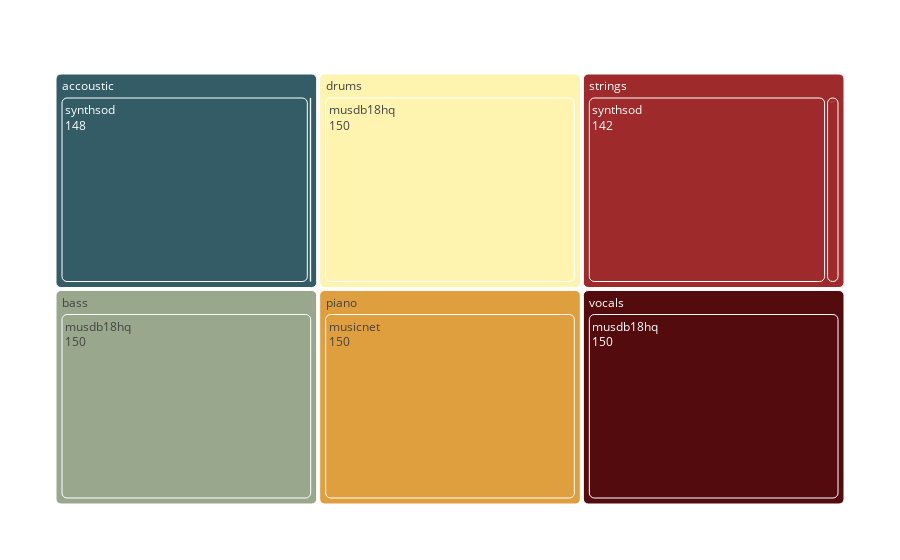

Write notebook code for a chart like this one.
### Code cell
import plotly.express as px
import plotly.graph_objects as go
coverage = metadata.groupby(['dataset','stem']).size().reset_index(name='count')

pastel_colors = ['#335C67', '#99a88c', '#fff3b0', '#e09f3e', '#9e2a2b', '#540b0e']

fig = px.treemap(
    coverage,
    path=['stem', 'dataset'],
    values='count',
    color='stem', 
    color_discrete_sequence=pastel_colors 
)

fig.update_traces(marker=dict(cornerradius=5), textinfo='label+value')

fig.update_layout(
    margin=dict(t=50, l=50, r=50, b=50),
    plot_bgcolor='rgba(0,0,0,0)', 
    paper_bgcolor='#FFFFFF'
)

fig

### Figure 1 — Plotly figure (JSON) as saved in the notebook; plotly's stock layout.template omitted (floating-point values rounded to 4 significant figures)
{"data": [{"branchvalues": "total", "customdata": [["accoustic"], ["accoustic"], ["bass"], ["drums"], ["piano"], ["strings"], ["strings"], ["vocals"], ["accoustic"], ["bass"], ["drums"], ["piano"], ["strings"], ["vocals"]], "domain": {"x": [0, 1], "y": [0, 1]}, "hovertemplate": "labels=%{label}<br>count=%{value}<br>parent=%{parent}<br>id=%{id}<br>stem=%{customdata[0]}<extra></extra>", "ids": ["accoustic/musicnet", "accoustic/synthsod", "bass/musdb18hq", "drums/musdb18hq", "piano/musicnet", "strings/musicnet", "strings/synthsod", "vocals/musdb18hq", "accoustic", "bass", "drums", "piano", "strings", "vocals"], "labels": ["musicnet", "synthsod", "musdb18hq", "musdb18hq", "musicnet", "musicnet", "synthsod", "musdb18hq", "accoustic", "bass", "drums", "piano", "strings", "vocals"], "marker": {"colors": ["#335C67", "#335C67", "#99a88c", "#fff3b0", "#e09f3e", "#9e2a2b", "#9e2a2b", "#540b0e", "#335C67", "#99a88c", "#fff3b0", "#e09f3e", "#9e2a2b", "#540b0e"], "cornerradius": 5}, "name": "", "parents": ["accoustic", "accoustic", "bass", "drums", "piano", "strings", "strings", "vocals", "", "", "", "", "", ""], "textinfo": "label+value", "type": "treemap", "values": [2, 148, 150, 150, 150, 8, 142, 150, 150, 150, 150, 150, 150, 150]}], "layout": {"legend": {"tracegroupgap": 0}, "margin": {"b": 50, "l": 50, "r": 50, "t": 50}, "paper_bgcolor": "#FFFFFF", "plot_bgcolor": "rgba(0,0,0,0)", "treemapcolorway": ["#335C67", "#99a88c", "#fff3b0", "#e09f3e", "#9e2a2b", "#540b0e"]}}
